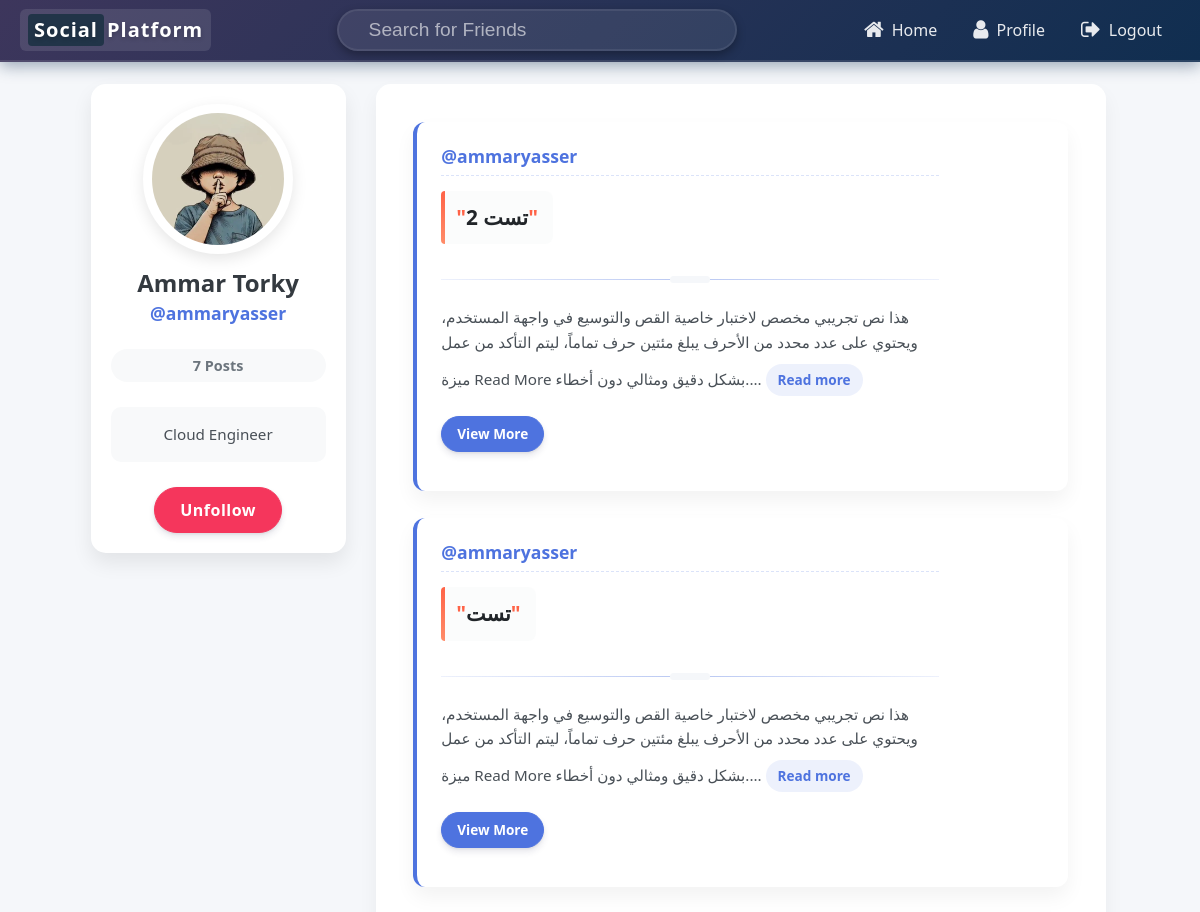
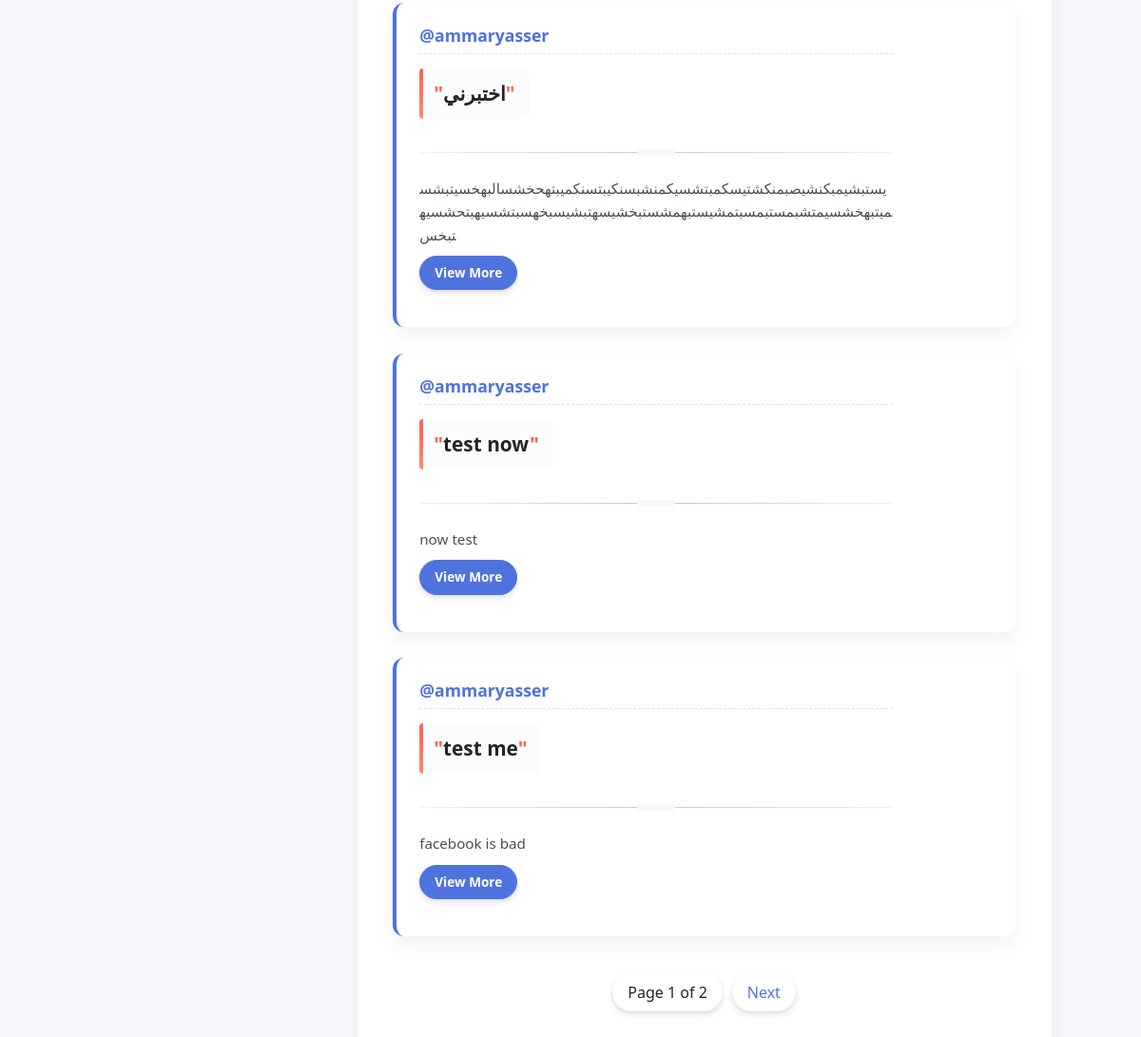
Before: /user/ammaryasser/ (signed in) with the older database file (2 pictures, top to bottom).
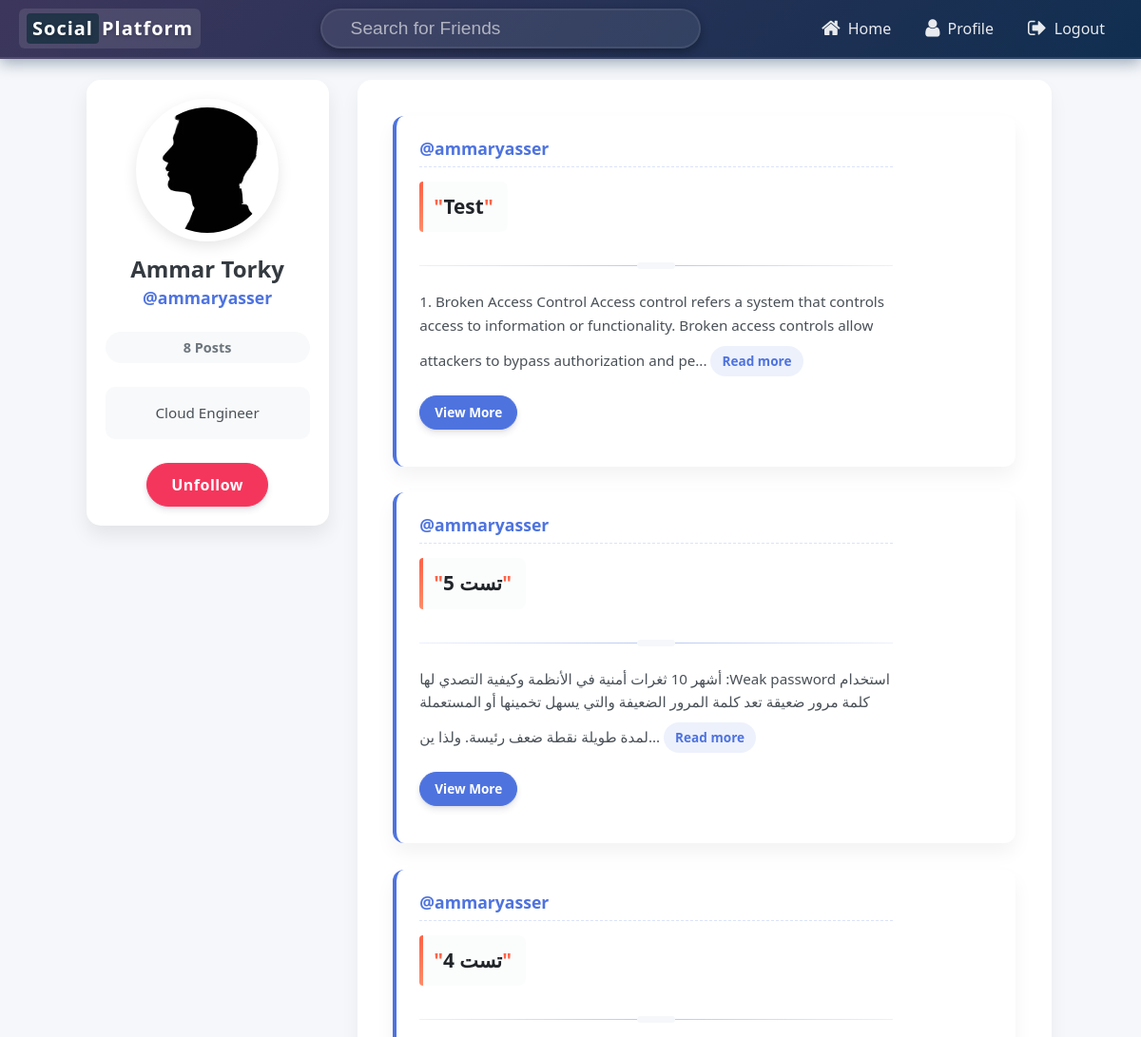
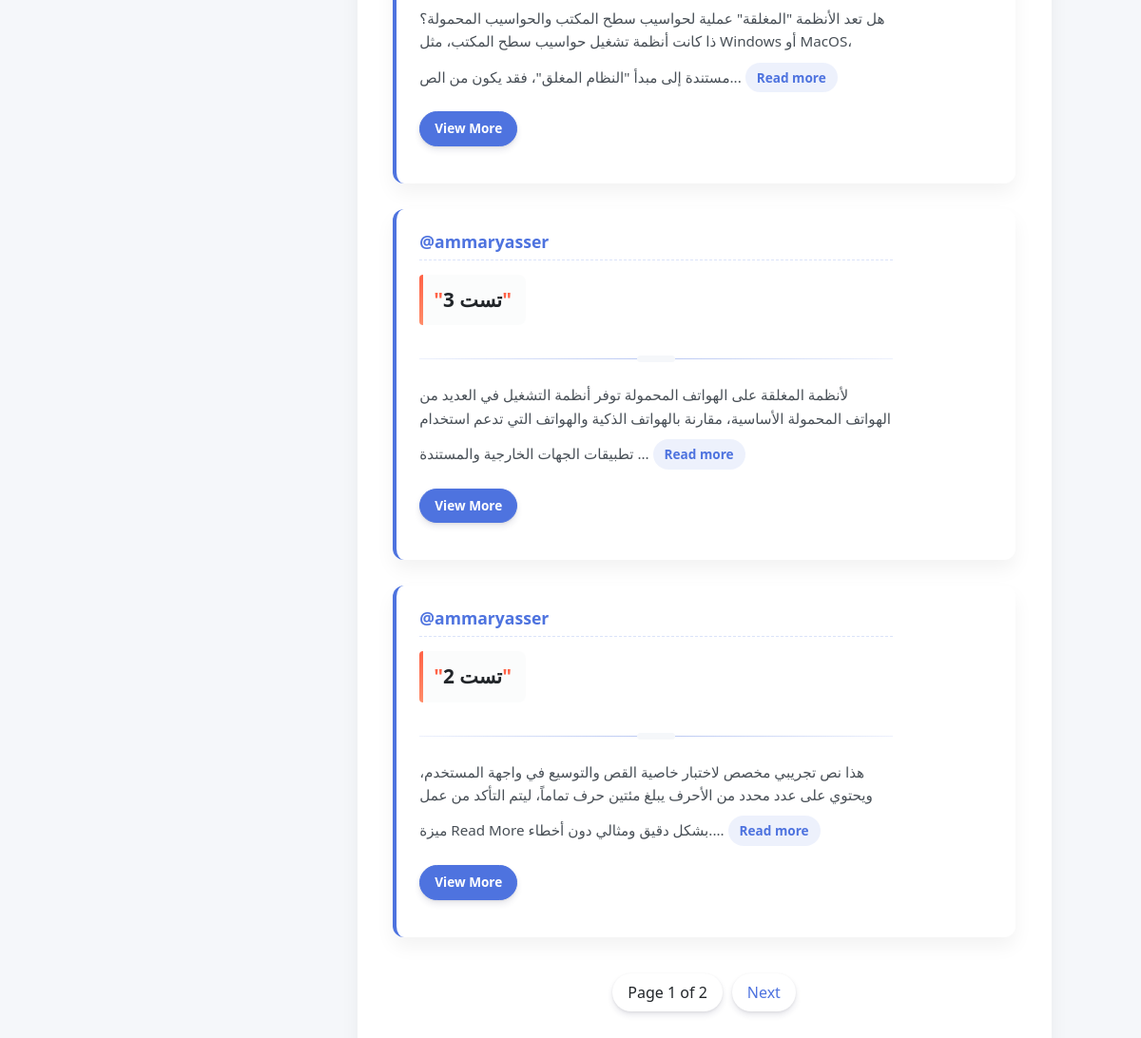
After: the same page with the newer database file (2 pictures, top to bottom).
### core/models.py (models this page shows, shortened)
class User(AbstractUser):
    profile_pic = models.ImageField(default='profile_pics/default.jpg',upload_to='profile_pics')
    bio = models.TextField(null = True ,max_length=500,blank=True,default='')
    def get_num_posts(self):
        return Post.objects.filter(user=self).count()
    def is_following(self, user_B):
        count = Friends.objects.filter(user_A = self , user_B = user_B).count()
        if count > 0:
            return True
        else:
            return False

class Post(models.Model):
    user = models.ForeignKey(User, on_delete=models.CASCADE)
    caption = models.TextField(max_length=800 , null=False)
    date = models.DateTimeField(auto_now_add=True)
    target_url = models.URLField(default="https://example.com")
    description = models.TextField(blank=True, null=True)

### core/views.py (the view)
# urls.py: path('user/<str:username>/', FriendProfile.as_view(), name='friend_profile_page'),
@method_decorator(login_required(login_url='login_page'), name='dispatch')
class FriendProfile(ListView):
    model = Post
    template_name = 'friend_profile.html'
    paginate_by = 5
    def get(self, *args, **kwargs):
        friend_username = self.kwargs['username'] # usernmae in url line
        logged_in_username = self.request.user.username
        if friend_username == logged_in_username:
            return redirect('profile_page')
        else:
            return super(FriendProfile, self).get( *args, **kwargs)
    def get_context_data(self, **kwargs):
        context = super().get_context_data(**kwargs)
        friend_username = self.kwargs['username'] # usernmae in url line
        friend = User.objects.get(username=friend_username) # to get the user from database
        context['friend'] = friend
        is_following  = self.request.user.is_following(friend)
        context['is_following'] = is_following
        return context
    def get_queryset(self):
        friend_username = self.kwargs['username'] # usernmae in url line
        friend = User.objects.get(username=friend_username) # to get the user from database
        return Post.objects.filter(user = friend).order_by('-date')

### Templates/friend_profile.html (shortened to what this page needs)
{%  extends 'base.html' %}
{% load crispy_forms_tags %}
{% load static %}
{% block extra_css %}
<link rel="stylesheet" href="{% static 'css/friendprofile.css' %}">
{% endblock %}
{% block navbar %}
{%  include 'navbar.html' %}
{% endblock navbar %}
{% block content %}
<div class="row" style="margin-top:2%;">
    <div class="col-md-3" style="margin-left:4%; text-align: center;">
        <div class="card card-body" style="border-radius:25px;">
            <img class="img-fluid img-thumbnail"  src="{{friend.profile_pic.url}}" >
            <h3 >{{friend.first_name}} {{friend.last_name}}</h3>
            <a href="#"><h4 >@{{friend.username}}</h4></a>
            <h6>{{friend.get_num_posts}} Posts</h6>
            <p>{{friend.bio}}</p>
            {% if is_following %}
            <a href="/unfollow/{{friend.id}}">             <button type="button" class="btn btn-danger">Unfollow</button>            </a>
            {%  else %}
            <a href="/follow/{{friend.id}}">             <button type="button" class="btn btn-success">Follow</button>            </a>
            {% endif %}
        </div>
    </div>
    <div class="col-md-8" >
        <div class="card card-body" style="border-radius:25px; min-height:100%;">
            {% for post in object_list %}
            <div class="card" style="margin: 2%;">
                <div class="card-body row">
                    <div class="col-md-10">
                        <div class="user-info-header">
                            <a href="/user/{{ post.user.username }}" class="card-link"><h4>@{{ post.user.username }}</h4></a>
                        </div>
                        <p class="card-text post-caption">
                            <a href="{% url 'post_brief' post.id %}" style="text-decoration: none; color: inherit;">
                                <span style="color: #FF6347;">"</span>{{ post.caption }}<span style="color: #FF6347;">"</span>
                            </a>
                        </p>
                        {% if post.description %}
                            <span class="content-divider"></span>
                            <div class="description-container">
                                {% if post.description|length > 180 %}
                                    <span id="short-{{ post.id }}">{{ post.description|slice:":180" }}...</span>
                                    <a href="javascript:void(0);" onclick="toggleReadMore('{{ post.id }}')" id="btn-{{ post.id }}" class="read-more-btn">Read more</a>
                                {% else %}
                                    {{ post.description }}
                                {% endif %}
                                <a href="{% url 'post_brief' post.id %}" class="btn btn-info btn-sm">View More</a>
                            </div>
                        {% endif %}
                    </div>
                </div>
            </div>
            {% endfor %}
            {% include 'pagination.html' %}
        </div>
        <br>
    </div>
</div>
{% endblock content %}

Changed rows visible on the page:
no longer on this page (row unchanged): Post: user.username "ammaryasser", caption "تست", description "هذا نص تجريبي مخصص لاختبار خاصية القص والتوسيع في واجهة المستخدم، ويحتوي على عدد محدد من الأحرف يبلغ مئتين حرف تماماً، ليتم التأكد من عمل ميزة Read More بشكل دقيق ومثالي دون أخطاء."
removed Post: user.username "ammaryasser", caption "اختبرني", description "يستبشيمبكنشيصبمنكشتيسكمبتشسيكمنشبسنكيبتسنكميبتهحخشسالبهخسيتبشسميتبهخشسيمتشبمستبمسبتمشيستبهمشستبخشيسهتبشيسبخهسبتشسيهبتحشسيهتبخس"
removed Post: user.username "ammaryasser", caption "test now", description "now test"
no longer on this page (row unchanged): Post: user.username "ammaryasser", caption "test me", description "facebook is bad"
changed User "Ammar": profile_pic: picture removed, a placeholder shows; get_num_posts "7" → "8"
added Post: user.username "ammaryasser", caption "Test", description "1. Broken Access Control Access control refers a system that controls access to information or functionality. Broken access controls allow attackers to bypass authorization and pe"
added Post: user.username "ammaryasser", caption "تست 5", description "أشهر 10 ثغرات أمنية في الأنظمة وكيفية التصدي لها :Weak password استخدام كلمة مرور ضعيقة تعد كلمة المرور الضعيفة والتي يسهل تخمينها أو المستعملة لمدة طويلة نقطة ضعف رئيسة. ولذا ين"
added Post: user.username "ammaryasser", caption "تست 4", description "هل تعد الأنظمة \"المغلقة\" عملية لحواسيب سطح المكتب والحواسيب المحمولة؟ ذا كانت أنظمة تشغيل حواسيب سطح المكتب، مثل Windows أو MacOS، مستندة إلى مبدأ \"النظام المغلق\"، فقد يكون من الص"
added Post: user.username "ammaryasser", caption "تست 3", description "لأنظمة المغلقة على الهواتف المحمولة توفر أنظمة التشغيل في العديد من الهواتف المحمولة الأساسية، مقارنة بالهواتف الذكية والهواتف التي تدعم استخدام تطبيقات الجهات الخارجية والمستندة"
